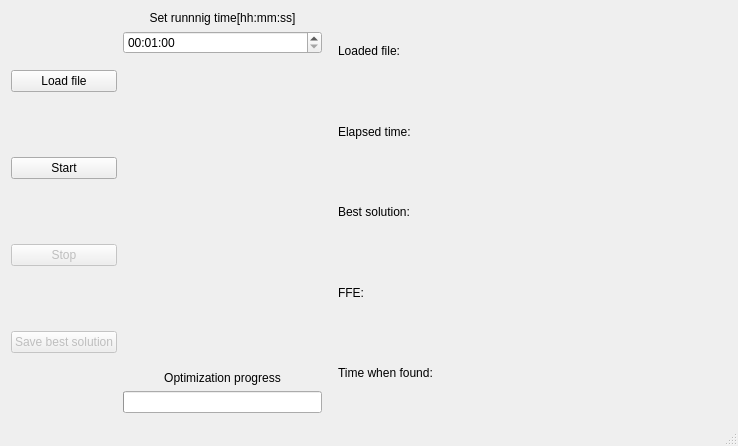
<?xml version="1.0" encoding="UTF-8"?>
<ui version="4.0">
 <class>OrderP3GUIClass</class>
 <widget class="QMainWindow" name="OrderP3GUIClass">
  <property name="geometry">
   <rect>
    <x>0</x>
    <y>0</y>
    <width>738</width>
    <height>446</height>
   </rect>
  </property>
  <property name="windowTitle">
   <string>OrderP3GUI</string>
  </property>
  <widget class="QWidget" name="centralWidget">
   <layout class="QGridLayout" name="gridLayout" rowstretch="0,2" columnstretch="0,2,4">
    <item row="0" column="0">
     <layout class="QVBoxLayout" name="verticalLayout">
      <item>
       <widget class="QPushButton" name="bt_select_file">
        <property name="text">
         <string>Load file</string>
        </property>
       </widget>
      </item>
      <item>
       <widget class="QPushButton" name="bt_start">
        <property name="text">
         <string>Start</string>
        </property>
       </widget>
      </item>
      <item>
       <widget class="QPushButton" name="bt_stop">
        <property name="enabled">
         <bool>false</bool>
        </property>
        <property name="text">
         <string>Stop</string>
        </property>
       </widget>
      </item>
      <item>
       <widget class="QPushButton" name="bt_save_best_solution">
        <property name="enabled">
         <bool>false</bool>
        </property>
        <property name="text">
         <string>Save best solution</string>
        </property>
       </widget>
      </item>
     </layout>
    </item>
    <item row="0" column="1">
     <layout class="QVBoxLayout" name="verticalLayout_2" stretch="0,0,0,0,0">
      <item>
       <widget class="QLabel" name="time_running">
        <property name="text">
         <string>Set runnnig time[hh:mm:ss]</string>
        </property>
        <property name="alignment">
         <set>Qt::AlignCenter</set>
        </property>
       </widget>
      </item>
      <item>
       <widget class="QTimeEdit" name="timeEdit">
        <property name="minimumDateTime">
         <datetime>
          <hour>0</hour>
          <minute>0</minute>
          <second>1</second>
          <year>2000</year>
          <month>1</month>
          <day>1</day>
         </datetime>
        </property>
        <property name="maximumTime">
         <time>
          <hour>23</hour>
          <minute>59</minute>
          <second>59</second>
         </time>
        </property>
        <property name="displayFormat">
         <string>HH:mm:ss</string>
        </property>
        <property name="time">
         <time>
          <hour>0</hour>
          <minute>1</minute>
          <second>0</second>
         </time>
        </property>
       </widget>
      </item>
      <item>
       <spacer name="verticalSpacer">
        <property name="orientation">
         <enum>Qt::Vertical</enum>
        </property>
        <property name="sizeHint" stdset="0">
         <size>
          <width>20</width>
          <height>40</height>
         </size>
        </property>
       </spacer>
      </item>
      <item>
       <widget class="QLabel" name="label">
        <property name="sizePolicy">
         <sizepolicy hsizetype="Preferred" vsizetype="Fixed">
          <horstretch>0</horstretch>
          <verstretch>0</verstretch>
         </sizepolicy>
        </property>
        <property name="text">
         <string>Optimization progress</string>
        </property>
        <property name="alignment">
         <set>Qt::AlignCenter</set>
        </property>
       </widget>
      </item>
      <item>
       <widget class="QProgressBar" name="time_passed_progress_bar">
        <property name="sizePolicy">
         <sizepolicy hsizetype="Minimum" vsizetype="Fixed">
          <horstretch>0</horstretch>
          <verstretch>0</verstretch>
         </sizepolicy>
        </property>
        <property name="value">
         <number>0</number>
        </property>
        <property name="textVisible">
         <bool>false</bool>
        </property>
       </widget>
      </item>
     </layout>
    </item>
    <item row="0" column="2">
     <layout class="QGridLayout" name="metadata_grid_layout" rowstretch="0,0,0,0,0" columnstretch="0,1" columnminimumwidth="0,100">
      <property name="leftMargin">
       <number>10</number>
      </property>
      <property name="horizontalSpacing">
       <number>10</number>
      </property>
      <property name="verticalSpacing">
       <number>0</number>
      </property>
      <item row="1" column="1">
       <widget class="QLabel" name="lb_elapsed_time_value">
        <property name="text">
         <string/>
        </property>
       </widget>
      </item>
      <item row="4" column="0">
       <widget class="QLabel" name="lb_time">
        <property name="text">
         <string>Time when found:</string>
        </property>
       </widget>
      </item>
      <item row="4" column="1">
       <widget class="QLabel" name="lb_time_passed_value">
        <property name="text">
         <string/>
        </property>
       </widget>
      </item>
      <item row="2" column="0">
       <widget class="QLabel" name="lb_best_solution">
        <property name="text">
         <string>Best solution:</string>
        </property>
       </widget>
      </item>
      <item row="3" column="0">
       <widget class="QLabel" name="lb_ffe">
        <property name="text">
         <string>FFE:</string>
        </property>
       </widget>
      </item>
      <item row="3" column="1">
       <widget class="QLabel" name="lb_ffe_value">
        <property name="text">
         <string/>
        </property>
       </widget>
      </item>
      <item row="1" column="0">
       <widget class="QLabel" name="lb_time_passed">
        <property name="text">
         <string>Elapsed time:</string>
        </property>
       </widget>
      </item>
      <item row="2" column="1">
       <widget class="QLabel" name="lb_best_solution_value">
        <property name="text">
         <string/>
        </property>
       </widget>
      </item>
      <item row="0" column="0">
       <widget class="QLabel" name="lb_loaded_file">
        <property name="text">
         <string>Loaded file:</string>
        </property>
       </widget>
      </item>
      <item row="0" column="1">
       <widget class="QLabel" name="lb_loaded_file_value">
        <property name="text">
         <string/>
        </property>
       </widget>
      </item>
     </layout>
    </item>
    <item row="1" column="0" colspan="3">
     <layout class="QVBoxLayout" name="chart_layout"/>
    </item>
   </layout>
  </widget>
  <widget class="QStatusBar" name="statusBar"/>
 </widget>
 <layoutdefault spacing="6" margin="11"/>
 <resources>
  <include location="OrderP3GUI.qrc"/>
 </resources>
 <connections>
  <connection>
   <sender>bt_start</sender>
   <signal>clicked()</signal>
   <receiver>OrderP3GUIClass</receiver>
   <slot>onStartButtonClicked()</slot>
   <hints>
    <hint type="sourcelabel">
     <x>243</x>
     <y>69</y>
    </hint>
    <hint type="destinationlabel">
     <x>395</x>
     <y>137</y>
    </hint>
   </hints>
  </connection>
  <connection>
   <sender>bt_stop</sender>
   <signal>clicked()</signal>
   <receiver>OrderP3GUIClass</receiver>
   <slot>onStopButtonClicked()</slot>
   <hints>
    <hint type="sourcelabel">
     <x>243</x>
     <y>102</y>
    </hint>
    <hint type="destinationlabel">
     <x>559</x>
     <y>99</y>
    </hint>
   </hints>
  </connection>
  <connection>
   <sender>bt_select_file</sender>
   <signal>clicked()</signal>
   <receiver>OrderP3GUIClass</receiver>
   <slot>onSelectFileButtonClicked()</slot>
   <hints>
    <hint type="sourcelabel">
     <x>243</x>
     <y>36</y>
    </hint>
    <hint type="destinationlabel">
     <x>555</x>
     <y>278</y>
    </hint>
   </hints>
  </connection>
  <connection>
   <sender>bt_save_best_solution</sender>
   <signal>clicked()</signal>
   <receiver>OrderP3GUIClass</receiver>
   <slot>onSaveFileButtonClicked()</slot>
   <hints>
    <hint type="sourcelabel">
     <x>128</x>
     <y>125</y>
    </hint>
    <hint type="destinationlabel">
     <x>508</x>
     <y>362</y>
    </hint>
   </hints>
  </connection>
 </connections>
 <slots>
  <slot>onStartButtonClicked()</slot>
  <slot>onStopButtonClicked()</slot>
  <slot>onSelectFileButtonClicked()</slot>
  <slot>onSaveFileButtonClicked()</slot>
 </slots>
</ui>
